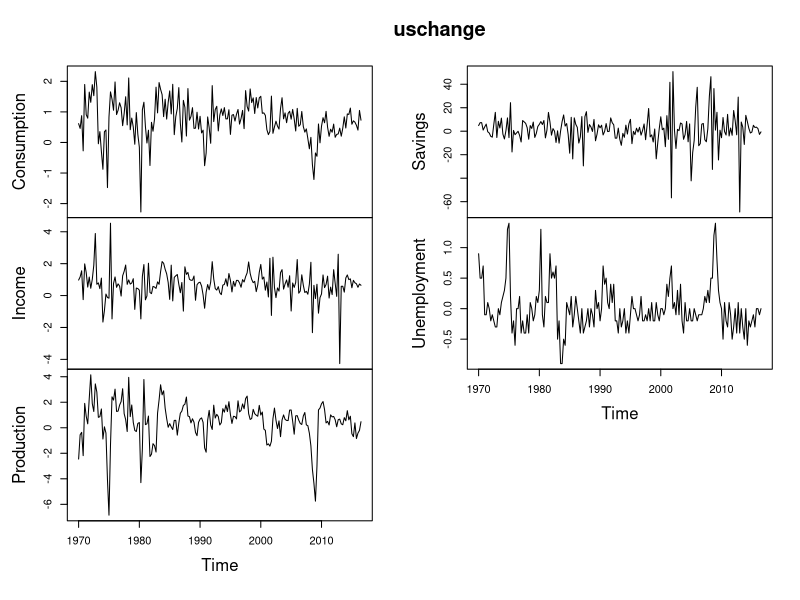
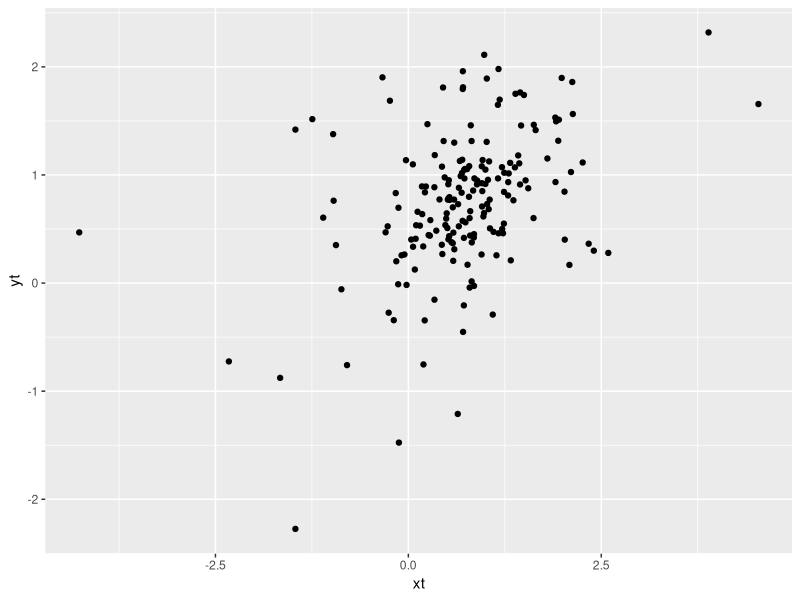
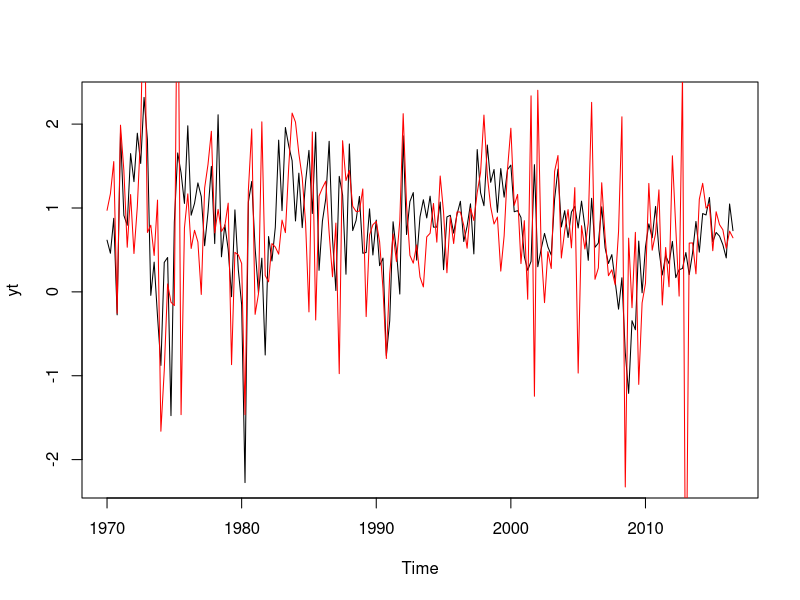
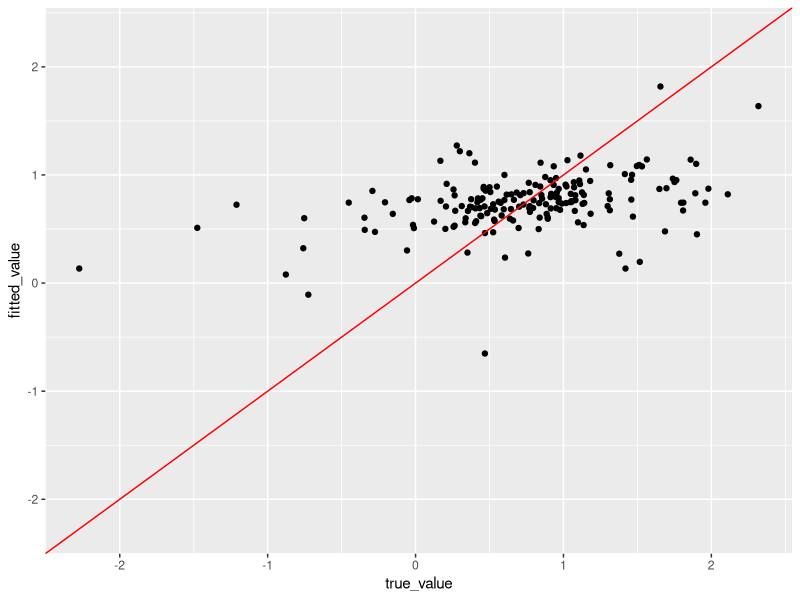
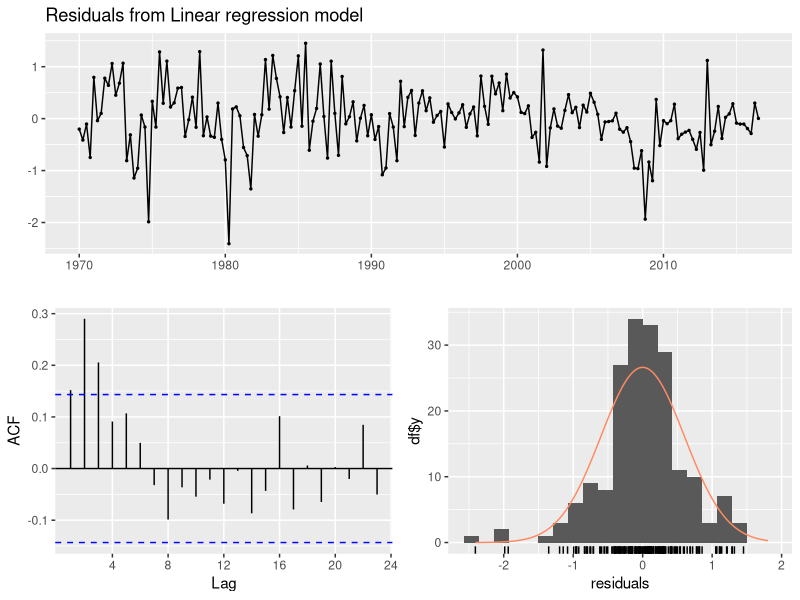
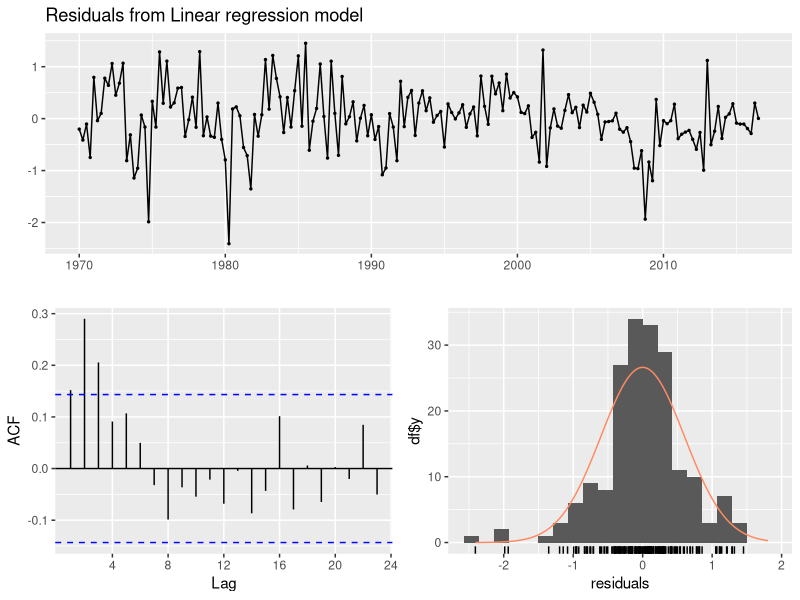
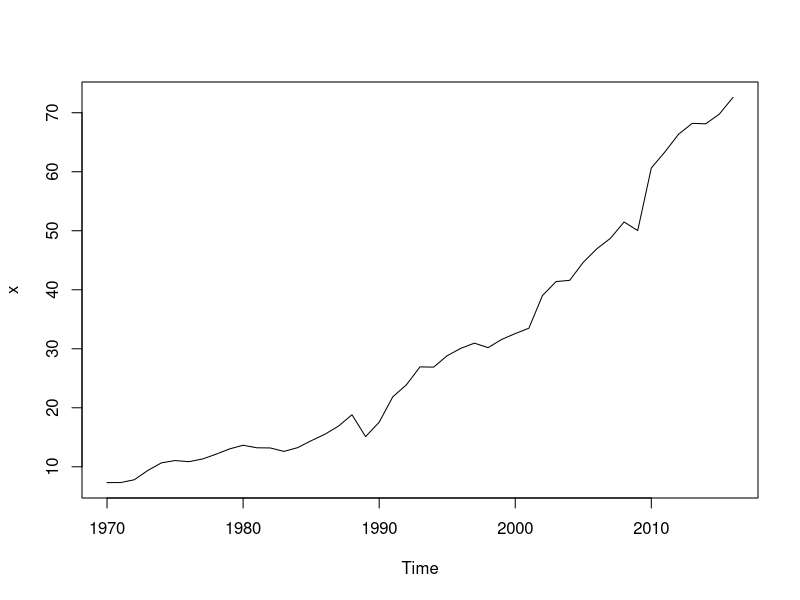
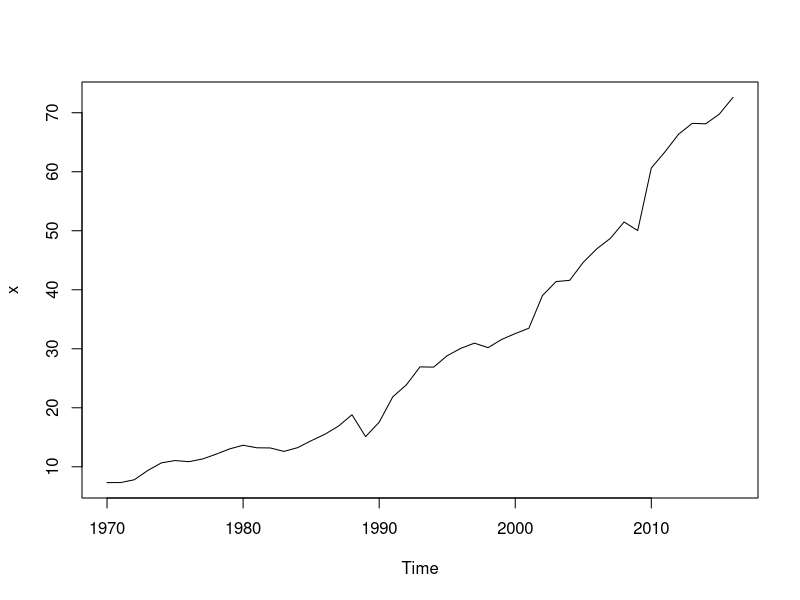

Generate these figures, in order, with R:
## ---- chunk 1

# R markdown options
knitr::opts_chunk$set(echo = TRUE, 
                      fig.width = 10,
                      fig.height = 5,
                      fig.align = "center", 
                      message = FALSE,
                      warning = FALSE)

# Load packages
library(tidyverse)
library(forecast)
## ---- chunk 2
library(forecast)
library(ggplot2)
# read the data
uschange =  read.csv('uschange.csv')

# turn the data to a series
# notice frequency = 4 because this is a quarterly data
uschange = ts(uschange, start = 1970, frequency = 4)
## ---- chunk 3
plot(uschange)
## ---- chunk 4
# set up the two series
yt = uschange[,c("Consumption")] 
xt =  uschange[,c("Income")] 
  
qplot(xt, yt)
## ---- chunk 5
plot(yt)
lines(xt, col = 'red')
## ---- chunk 6
model = tslm(yt ~ xt)
model
## ---- chunk 7
summary(model)
## ---- chunk 8
fit_plot = function(m)
{
library(tidyverse)
library(ggplot2)
  
true_value = m$x
fitted_value = fitted(m)

limit = c(min(true_value), max(true_value))
# Plot
cbind(true_value, fitted_value)%>%
  as.data.frame() %>% 
  ggplot(aes(x=true_value, y=fitted_value)) +
  geom_point() +
  geom_abline(intercept=0, slope=1, color = 'red')+
  coord_cartesian(xlim = limit, 
                  ylim = limit) 
}
## ---- chunk 9
model <- tslm(yt ~ xt)
## ---- chunk 10
fit_plot(model)
## ---- chunk 11
checkresiduals(model)
## ---- chunk 12
checkresiduals(model)
## ---- chunk 13
a_t = read.csv('aus_airpassengers.csv')

# frequency = 1 because this is a annual data
# the year start from 1970
a_t = ts(a_t, start = 1970, frequency = 1)
plot(a_t)
## ---- chunk 14
b_t = read.csv('guinea_rice.csv')
# frequency = 1 because this is a annual data
# the year start from 1970
b_t = ts(a_t, start = 1970, frequency = 1)
plot(b_t)
## ---- chunk 15
model = tslm(a_t ~ b_t)
summary(model)
## ---- chunk 16
fit_plot(model)
## ---- chunk 17
model <- tslm(a_t ~ trend)
summary(model)
## ---- chunk 18
fit_plot(model)
## ---- chunk 19
uschange =  read.csv('uschange.csv')

# turn the data to a series
# notice frequency = 4 because this is a quarterly data
uschange = ts(uschange, start = 1970, frequency = 4)

model = tslm(Consumption ~ Income + Savings, data=uschange)
## ---- chunk 20
summary(model)
## ---- chunk 21
fit_plot(model)
## ---- chunk 22
y = read.csv('beer.csv')
y = ts(y, start = c(1992, 1), frequency = 4)
## ---- chunk 23
plot(y)
## ---- chunk 24
model <- tslm(y ~ season)
model
## ---- chunk 25
summary(model)
## ---- chunk 26
y = read.csv('beer.csv')
y = ts(y, start = c(1992, 1), frequency = 4)
model <- tslm(y ~ trend + season)
summary(model)
## ---- chunk 27
fit_plot(model)
## ---- chunk 28
# fit the model
model <- tslm(Consumption ~ Income, data = uschange)

# Set future values of the predictor Income by the average
newdata = data.frame(
    Income = rep(mean(uschange[,"Income"]), 10))

# use the forecast predictor to forecast response
my_forecast <- forecast(model,
    newdata = newdata)

plot(my_forecast)
## ---- chunk 29
y = read.csv('beer.csv')
y = ts(y, start = c(1992, 1), frequency = 4)

# fit the model
model <- tslm(y ~ trend + season)
## ---- chunk 30
# make forecast
fcast <- forecast(model)

# plot forecast
autoplot(fcast) +
  ggtitle("Forecasts of beer production using regression") +
  xlab("Year") + ylab("megalitres")
